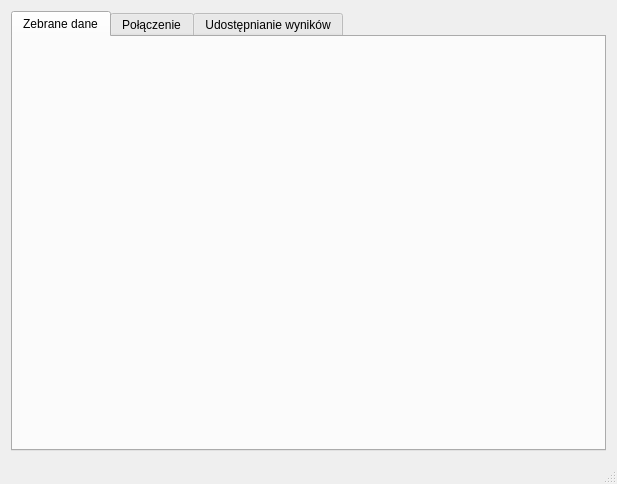
<?xml version="1.0" encoding="UTF-8"?>
<ui version="4.0">
 <class>MainWindow</class>
 <widget class="QMainWindow" name="MainWindow">
  <property name="geometry">
   <rect>
    <x>0</x>
    <y>0</y>
    <width>617</width>
    <height>484</height>
   </rect>
  </property>
  <property name="windowTitle">
   <string>Monitor bezdechu</string>
  </property>
  <widget class="QWidget" name="centralWidget">
   <layout class="QGridLayout" name="gridLayout_2">
    <item row="0" column="0">
     <widget class="QTabWidget" name="tabWidget">
      <property name="currentIndex">
       <number>0</number>
      </property>
      <widget class="FilePreview" name="tab">
       <attribute name="title">
        <string>Zebrane dane</string>
       </attribute>
      </widget>
      <widget class="ConnectionWidget" name="connectionTab">
       <attribute name="title">
        <string>Połączenie</string>
       </attribute>
      </widget>
      <widget class="NetworkWidget" name="networkTab">
       <attribute name="title">
        <string>Udostępnianie wyników</string>
       </attribute>
      </widget>
     </widget>
    </item>
   </layout>
  </widget>
  <widget class="QStatusBar" name="statusBar"/>
 </widget>
 <layoutdefault spacing="6" margin="11"/>
 <customwidgets>
  <customwidget>
   <class>ConnectionWidget</class>
   <extends>QWidget</extends>
   <header>connectionwidget.h</header>
   <container>1</container>
  </customwidget>
  <customwidget>
   <class>NetworkWidget</class>
   <extends>QWidget</extends>
   <header>networkwidget.h</header>
   <container>1</container>
  </customwidget>
  <customwidget>
   <class>FilePreview</class>
   <extends>QWidget</extends>
   <header>filepreview.h</header>
   <container>1</container>
  </customwidget>
 </customwidgets>
 <resources/>
 <connections/>
</ui>
